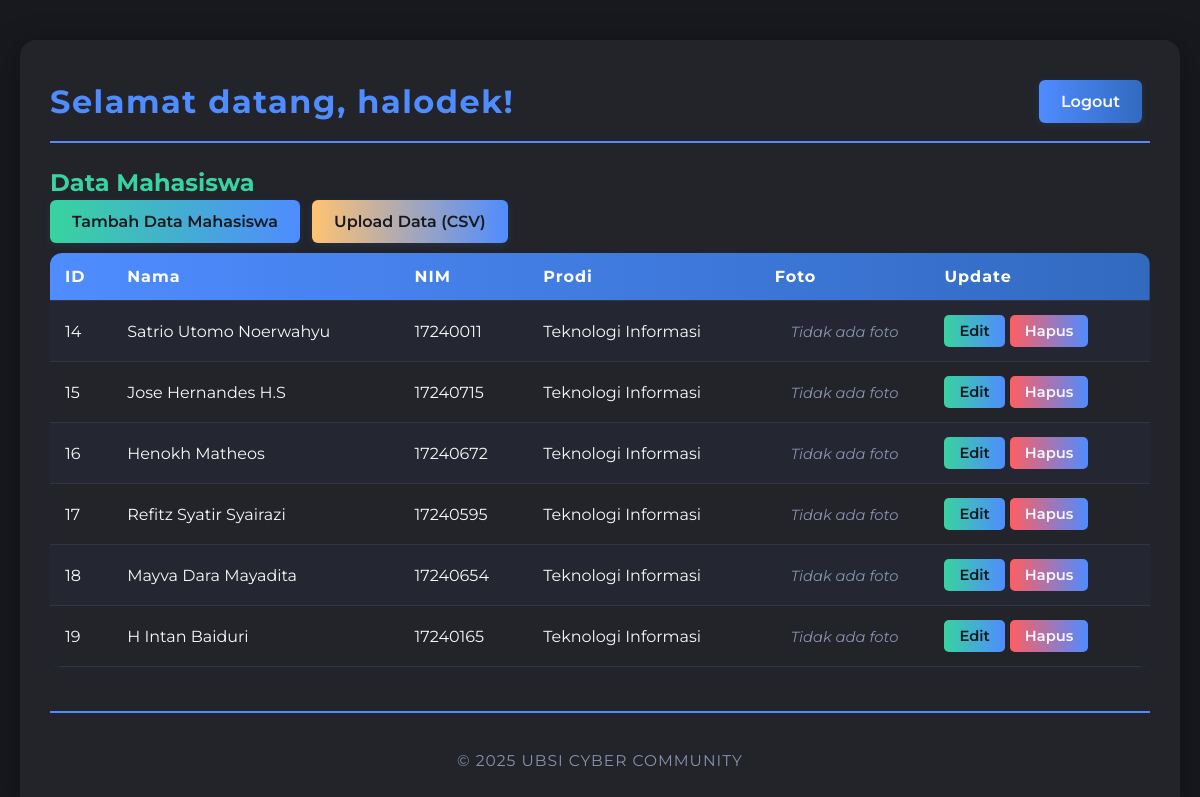
/index.php (signed in), run on the app's committed database.
### tables this page shows
CREATE TABLE `mahasiswa` (
  `id` int NOT NULL,
  `nama` varchar(255) NOT NULL,
  `nim` varchar(20) NOT NULL,
  `jurusan` varchar(100) DEFAULT NULL,
  `email` varchar(100) DEFAULT NULL,
  `created_at` timestamp NULL DEFAULT CURRENT_TIMESTAMP,
  `updated_at` timestamp NULL DEFAULT NULL ON UPDATE CURRENT_TIMESTAMP,
  `foto` varchar(255) DEFAULT NULL
);

### index.php (the view, shortened to what this page needs)
<?php
$username = $_SESSION["username"];
require_once "koneksi.php";
$sql = "SELECT id, nama, nim, jurusan, foto FROM mahasiswa";
$result = $conn->query($sql);
?>
<!DOCTYPE html>
<html lang="id">
<head>
</head>
<body>
    <div class="container">
        <header>
            <h1>Selamat datang, <?php echo htmlspecialchars($username); ?>!</h1>
            <a href="logout" class="button">Logout</a>
        </header>
        <main>
            <h2>Data Mahasiswa</h2>
            <div class="actions">
                <a href="tambah.php" class="button primary">Tambah Data Mahasiswa</a>
                <a href="upload" class="button secondary">Upload Data (CSV)</a>
            </div>
            <?php
            if ($result->num_rows > 0) {
                echo "<table>";
                echo "<thead>";
                echo "<tr>";
                echo "<th>ID</th>";
                echo "<th>Nama</th>";
                echo "<th>NIM</th>";
                echo "<th>Prodi</th>";
                echo "<th>Foto</th>";
                echo "<th>Update</th>";
                echo "</tr>";
                echo "</thead>";
                echo "<tbody>";
                while ($row = $result->fetch_assoc()) {
                    echo "<tr>";
                    echo "<td>" . $row["id"] . "</td>";
                    echo "<td>" . htmlspecialchars($row["nama"]) . "</td>";
                    echo "<td>" . htmlspecialchars($row["nim"]) . "</td>";
                    echo "<td>" . htmlspecialchars($row["jurusan"]) . "</td>";
                    echo "<td class='foto'>";
                    if (!empty($row["foto"]) && file_exists("uploads/" . $row["foto"])) {
                        echo "<img src='uploads/" . htmlspecialchars($row["foto"]) . "' alt='Foto'>";
                    } else {
                        echo "<span class='no-photo'>Tidak ada foto</span>";
                    }
                    echo "</td>";
                    echo "<td class='actions'>";
                    echo "<a href='edit?id=" . $row["id"] . "' class='edit-button'>Edit</a>";
                    echo "<a href='hapus_aksi?id=" . $row["id"] . "' class='delete-button' onclick='return confirm(\"Apakah Anda yakin ingin menghapus data ini?\")'>Hapus</a>";
                    echo "</td>";
                    echo "</tr>";
                }
                echo "</tbody>";
                echo "</table>";
            } else {
                echo "<p class='no-data'>Tidak ada data mahasiswa.</p>";
            }
            ?>
        </main>
        <footer>
            <p>&copy; <?php echo date("Y"); ?> UBSI CYBER COMMUNITY</p>
        </footer>
    </div>
</body>
</html>

### index.php (style rules this page uses)
:root { --bg-main: #17191e; --bg-accent: #22242a; --bg-card: #242731; --primary: #4f8cff; --primary-alt: #326ac0; --success: #38d39f; --danger: #ff5e62; --warning: #ffc371; --text-main: #f8f8f8; --text-secondary: #ccd6f6; --text-muted: #8892b0; --border: #333642; --shadow: 0 8px 32px rgba(0, 0, 0, 0.4); }
body { font-family: 'Montserrat', Arial, sans-serif; background: var(--bg-main); margin: 0; padding: 0; min-height: 100vh; color: var(--text-main); }
.container { background: var(--bg-accent); margin: 40px auto; padding: 40px 30px 30px 30px; border-radius: 16px; box-shadow: var(--shadow); max-width: 1100px; }
header { display: flex; justify-content: space-between; align-items: center; border-bottom: 2px solid var(--primary); padding-bottom: 18px; margin-bottom: 25px; }
header h1 { color: var(--primary); letter-spacing: 1.5px; margin: 0; font-weight: 700; font-size: 2em; }
.button, .actions .button { background: linear-gradient(90deg, var(--primary) 0%, var(--primary-alt) 100%); color: var(--text-main); border: none; border-radius: 6px; padding: 12px 22px; font-size: 1em; font-weight: 600; cursor: pointer; text-decoration: none; margin-right: 8px; transition: background 0.3s, box-shadow 0.2s; box-shadow: 0 2px 8px rgba(79, 140, 255, 0.12); }
main h2 { color: var(--success); margin-top: 0; margin-bottom: 15px; font-weight: 700; }
.actions { margin-bottom: 22px; }
.actions .button.primary { background: linear-gradient(90deg, var(--success) 0%, var(--primary) 100%); color: var(--bg-main); }
.actions .button.secondary { background: linear-gradient(90deg, var(--warning) 0%, var(--primary) 100%); color: var(--bg-main); }
table { width: 100%; border-collapse: separate; border-spacing: 0; background: var(--bg-card); border-radius: 12px; overflow: hidden; box-shadow: 0 2px 8px rgba(79, 140, 255, 0.04); }
thead { background: linear-gradient(90deg, var(--primary) 0%, var(--primary-alt) 100%); color: #fff; }
th, td { padding: 14px 15px; text-align: left; border-bottom: 1px solid var(--border); }
tr:nth-child(even) { background: var(--bg-accent); }
th { font-weight: 700; letter-spacing: 1px; }
td.foto { text-align: center; }
td.foto .no-photo { color: var(--text-muted); font-size: 0.92em; font-style: italic; }
td.actions a { display: inline-block; padding: 7px 15px; border-radius: 5px; text-decoration: none; font-size: 0.92em; margin-right: 5px; transition: background 0.2s, color 0.2s; font-weight: 600; }
td.actions .edit-button { background: linear-gradient(90deg, var(--success) 0%, var(--primary) 100%); color: var(--bg-main); }
td.actions .delete-button { background: linear-gradient(90deg, var(--danger) 0%, var(--primary) 100%); color: var(--text-main); }
footer { margin-top: 44px; padding-top: 22px; border-top: 2px solid var(--primary); text-align: center; color: var(--text-muted); font-size: 0.97em; letter-spacing: 1px; }

### data on the page
mahasiswa: id "14", nama "Satrio Utomo Noerwahyu", nim "17240011", jurusan "Teknologi Informasi", shows "Tidak ada foto"
mahasiswa: id "15", nama "Jose Hernandes H.S", nim "17240715", jurusan "Teknologi Informasi", foto "Tidak ada foto"
mahasiswa: id "16", nama "Henokh Matheos", nim "17240672", jurusan "Teknologi Informasi", foto "Tidak ada foto"
mahasiswa: id "17", nama "Refitz Syatir Syairazi", nim "17240595", jurusan "Teknologi Informasi", foto "Tidak ada foto"
mahasiswa: id "18", nama "Mayva Dara Mayadita", nim "17240654", jurusan "Teknologi Informasi", foto "Tidak ada foto"
mahasiswa: id "19", nama "H Intan Baiduri", nim "17240165", jurusan "Teknologi Informasi", foto "Tidak ada foto"

### other printed values
$username "halodek"
